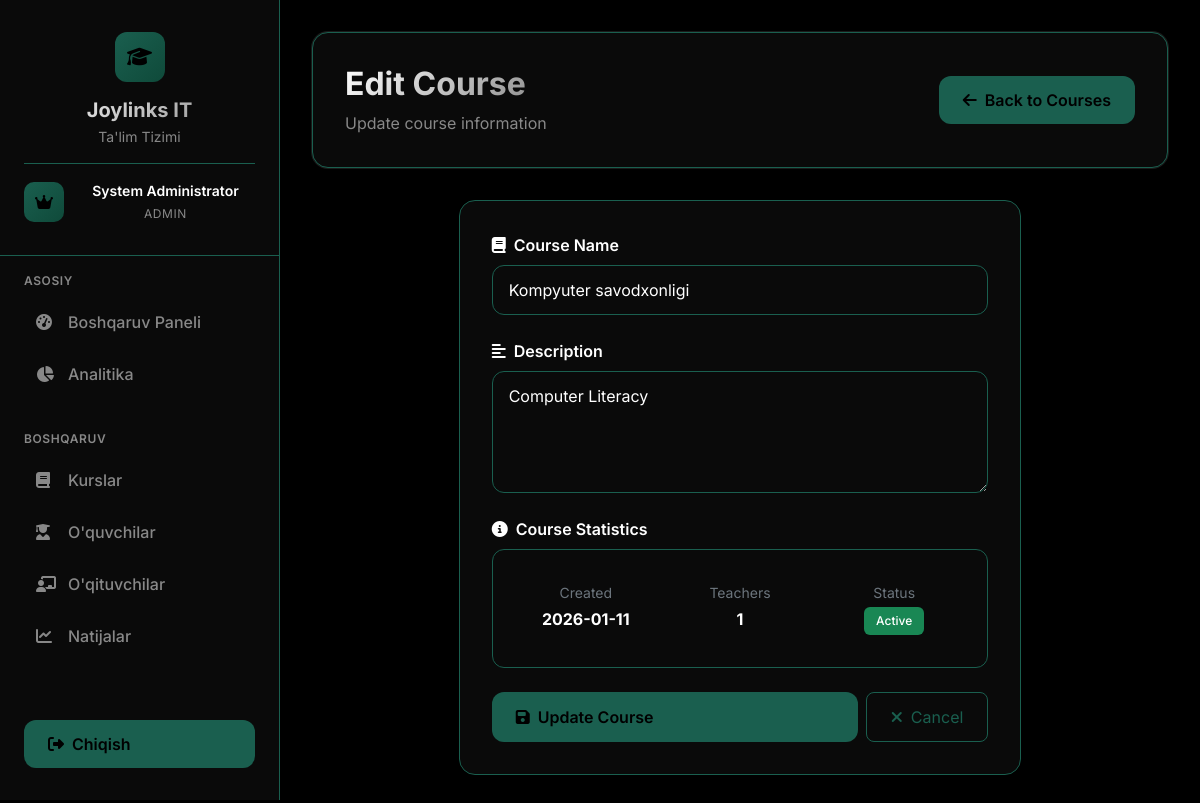
The page /admin/courses/edit/1 (signed in) on the database its author committed.
### app.py (models this page shows)
class User(UserMixin, db.Model):
    id = db.Column(db.Integer, primary_key=True)
    username = db.Column(db.String(80), unique=True, nullable=False)
    password_hash = db.Column(db.String(120), nullable=False)
    role = db.Column(db.String(20), nullable=False)  # admin, teacher, student
    full_name = db.Column(db.String(100), nullable=False)
    teacher_profile = db.relationship('Teacher', backref='user', uselist=False)
    student_profile = db.relationship('Student', backref='user', uselist=False)

class Course(db.Model):
    id = db.Column(db.Integer, primary_key=True)
    name = db.Column(db.String(100), nullable=False)
    description = db.Column(db.Text)
    created_at = db.Column(db.DateTime, default=datetime.utcnow)

### app.py (the view)
@app.route('/admin/courses/edit/<int:course_id>', methods=['GET', 'POST'])
@admin_required
def admin_edit_course(course_id):
    course = Course.query.get_or_404(course_id)
    if request.method == 'POST':
        course.name = request.form.get('name')
        course.description = request.form.get('description')
        db.session.commit()
        flash('Kurs muvaffaqiyatli yangilandi!', 'success')
        return redirect(url_for('admin_courses'))
    return render_template('admin/edit_course_modern.html', course=course)

### app.py (called while the page is built)
@login_manager.user_loader
def load_user(user_id):
    return User.query.get(int(user_id))

def admin_required(f):
    @wraps(f)
    def decorated_function(*args, **kwargs):
        if not current_user.is_authenticated or current_user.role != 'admin':
            flash('Kirish taqiqlangan. Admin huquqlari kerak.', 'danger')
            return redirect(url_for('login'))
        return f(*args, **kwargs)
    return decorated_function

### templates/admin/edit_course_modern.html (shortened to what this page needs)
{% extends "base_modern.html" %}
{% block content %}
<div class="page-header">
    <div class="d-flex justify-content-between align-items-center">
        <div>
            <h1 class="page-title">Edit Course</h1>
            <p class="page-subtitle">Update course information</p>
        </div>
        <div class="d-flex gap-2">
            <a href="{{ url_for('admin_courses') }}" class="btn-primary-custom">
                <i class="fas fa-arrow-left me-2"></i>Back to Courses
            </a>
        </div>
    </div>
</div>
<div class="row justify-content-center">
    <div class="col-lg-8">
        <div class="content-card">
            <form method="POST" class="modern-form">
                <div class="form-group mb-4">
                    <label for="name" class="form-label">
                        <i class="fas fa-book me-2"></i>Course Name
                    </label>
                    <input type="text" class="form-control" id="name" name="name" required
                           value="{{ course.name }}" placeholder="Enter course name">
                </div>
                <div class="form-group mb-4">
                    <label for="description" class="form-label">
                        <i class="fas fa-align-left me-2"></i>Description
                    </label>
                    <textarea class="form-control" id="description" name="description" rows="4"
                              placeholder="Enter course description">{{ course.description or '' }}</textarea>
                </div>
                <div class="form-group mb-4">
                    <label class="form-label">
                        <i class="fas fa-info-circle me-2"></i>Course Statistics
                    </label>
                    <div class="stats-preview">
                        <div class="row g-3">
                            <div class="col-md-4">
                                <div class="stat-item">
                                    <small class="text-secondary">Created</small>
                                    <strong>{{ course.created_at.strftime('%Y-%m-%d') if course.created_at else 'N/A' }}</strong>
                                </div>
                            </div>
                            <div class="col-md-4">
                                <div class="stat-item">
                                    <small class="text-secondary">Teachers</small>
                                    <strong>{{ course.teachers|length if course.teachers else 0 }}</strong>
                                </div>
                            </div>
                            <div class="col-md-4">
                                <div class="stat-item">
                                    <small class="text-secondary">Status</small>
                                    <span class="badge bg-success">Active</span>
                                </div>
                            </div>
                        </div>
                    </div>
                </div>
                <div class="d-flex gap-2">
                    <button type="submit" class="btn-primary-custom flex-fill">
                        <i class="fas fa-save me-2"></i>Update Course
                    </button>
                    <a href="{{ url_for('admin_courses') }}" class="btn btn-outline-light">
                        <i class="fas fa-times me-2"></i>Cancel
                    </a>
                </div>
            </form>
        </div>
    </div>
</div>
{% endblock %}

### templates/base_modern.html (shortened to what this page needs)
<!DOCTYPE html>
<html lang="uz">
<head>
    <link href="https://cdn.jsdelivr.net/npm/bootstrap@5.3.0/dist/css/bootstrap.min.css" rel="stylesheet">
    <link href="https://cdnjs.cloudflare.com/ajax/libs/font-awesome/6.4.0/css/all.min.css" rel="stylesheet">
</head>
<body>
    <aside class="sidebar" id="sidebar">
        <div class="sidebar-header">
            <div class="logo">
                <i class="fas fa-graduation-cap"></i>
            </div>
            <h3>Joylinks IT</h3>
            <p>Ta'lim Tizimi</p>
            {% if current_user.is_authenticated %}
            <div class="user-info">
                <div class="user-avatar">
                    {% if current_user.role == 'admin' %}
                    <i class="fas fa-crown"></i>
                    {% elif current_user.role == 'teacher' %}
                    <i class="fas fa-user-tie"></i>
                    {% elif current_user.role == 'student' %}
                    <i class="fas fa-user-graduate"></i>
                    {% endif %}
                </div>
                <div class="user-details">
                    <div class="user-name">{{ current_user.full_name }}</div>
                    <div class="user-role">
                        {% if current_user.role == 'admin' %}
                        Admin
                        {% elif current_user.role == 'teacher' %}
                        Ustoz
                        {% elif current_user.role == 'student' %}
                        O'quvchi
                        {% endif %}
                    </div>
                </div>
            </div>
            {% endif %}
        </div>
        <nav class="sidebar-nav">
            {% if current_user.role == 'admin' %}
            <div class="nav-section">
                <div class="nav-section-title">Asosiy</div>
                <a href="{{ url_for('admin_dashboard') }}"
                    class="nav-link {% if request.endpoint == 'admin_dashboard' %}active{% endif %}">
                    <i class="fas fa-tachometer-alt"></i>
                    <span>Boshqaruv Paneli</span>
                </a>
                <a href="{{ url_for('admin_analytics') }}"
                    class="nav-link {% if request.endpoint == 'admin_analytics' %}active{% endif %}">
                    <i class="fas fa-chart-pie"></i>
                    <span>Analitika</span>
                </a>
            </div>
            <div class="nav-section">
                <div class="nav-section-title">Boshqaruv</div>
                <a href="{{ url_for('admin_courses') }}"
                    class="nav-link {% if request.endpoint == 'admin_courses' %}active{% endif %}">
                    <i class="fas fa-book"></i>
                    <span>Kurslar</span>
                </a>
                <a href="{{ url_for('admin_students') }}"
                    class="nav-link {% if request.endpoint == 'admin_students' %}active{% endif %}">
                    <i class="fas fa-user-graduate"></i>
                    <span>O'quvchilar</span>
                </a>
                <a href="{{ url_for('admin_teachers') }}"
                    class="nav-link {% if request.endpoint == 'admin_teachers' %}active{% endif %}">
                    <i class="fas fa-chalkboard-teacher"></i>
                    <span>O'qituvchilar</span>
                </a>
                <a href="{{ url_for('admin_results') }}"
                    class="nav-link {% if request.endpoint == 'admin_results' %}active{% endif %}">
                    <i class="fas fa-chart-line"></i>
                    <span>Natijalar</span>
                </a>
            </div>
            {% endif %}
        </nav>
        <div class="logout-btn">
            <a href="{{ url_for('logout') }}" class="btn-primary-custom w-100">
                <i class="fas fa-sign-out-alt me-2"></i>
                Chiqish
            </a>
        </div>
    </aside>
    <main class="main-content">
        {% block content %}{% endblock %}
    </main>
</body>
</html>

### templates/base_modern.html (style rules this page uses)
:root { --bg-primary: #000000; --bg-secondary: #0a0a0a; --bg-card: #0a0a0a; --text-primary: #ffffff; --text-secondary: #888888; --accent: #1a5f4f; --accent-hover: #0f4a3a; --border: #1a5f4f; --sidebar-width: 280px; }
* { margin: 0; padding: 0; box-sizing: border-box; }
body { font-family: 'Inter', -apple-system, BlinkMacSystemFont, 'Segoe UI', sans-serif; background: var(--bg-primary); color: var(--text-primary); min-height: 100vh; overflow-x: hidden; }
.user-info { margin-top: 1rem; padding-top: 1rem; border-top: 1px solid var(--border); display: flex; align-items: center; gap: 0.75rem; }
.user-avatar { width: 40px; height: 40px; background: linear-gradient(135deg, var(--accent), var(--accent-hover)); border-radius: 10px; display: flex; align-items: center; justify-content: center; color: var(--bg-primary); }
.user-details { flex: 1; }
.user-name { font-size: 0.875rem; font-weight: 600; color: var(--text-primary); margin-bottom: 0.25rem; }
.user-role { font-size: 0.75rem; color: var(--text-secondary); text-transform: uppercase; letter-spacing: 0.05em; }
.sidebar { position: fixed; top: 0; left: 0; height: 100vh; width: var(--sidebar-width); background: var(--bg-card); border-right: 1px solid var(--border); z-index: 1000; transition: all 0.3s cubic-bezier(0.4, 0, 0.2, 1); overflow-y: auto; backdrop-filter: blur(20px); }
.sidebar-header { padding: 2rem 1.5rem; border-bottom: 1px solid var(--border); text-align: center; }
.logo { width: 50px; height: 50px; background: linear-gradient(135deg, var(--accent), var(--accent-hover)); border-radius: 12px; display: flex; align-items: center; justify-content: center; margin: 0 auto 1rem; }
.logo i { font-size: 1.25rem; color: var(--bg-primary); }
.sidebar-header h3 { font-size: 1.25rem; font-weight: 700; background: linear-gradient(135deg, var(--text-primary), var(--text-secondary)); -webkit-background-clip: text; -webkit-text-fill-color: transparent; background-clip: text; margin-bottom: 0.25rem; }
.sidebar-header p { color: var(--text-secondary); font-size: 0.875rem; margin: 0; }
.sidebar-nav { padding: 1rem 0; }
.nav-section { margin-bottom: 2rem; }
.nav-section-title { color: var(--text-secondary); font-size: 0.75rem; font-weight: 600; text-transform: uppercase; letter-spacing: 0.05em; padding: 0 1.5rem; margin-bottom: 0.5rem; }
.nav-link { display: flex; align-items: center; color: var(--text-secondary); text-decoration: none; padding: 0.75rem 1.5rem; margin: 0.25rem 0.75rem; border-radius: 12px; transition: all 0.3s cubic-bezier(0.4, 0, 0.2, 1); font-weight: 500; }
.nav-link i { width: 20px; margin-right: 12px; font-size: 1rem; }
.main-content { margin-left: var(--sidebar-width); padding: 2rem; min-height: 100vh; animation: fadeIn 0.8s ease-in; }
.page-header { background: var(--bg-card); border: 1px solid var(--border); border-radius: 16px; padding: 2rem; margin-bottom: 2rem; backdrop-filter: blur(20px); box-shadow: 0 0 0 1px rgba(255, 255, 255, 0.1); }
.page-title { font-size: 2rem; font-weight: 700; margin-bottom: 0.5rem; background: linear-gradient(135deg, var(--text-primary), var(--text-secondary)); -webkit-background-clip: text; -webkit-text-fill-color: transparent; background-clip: text; }
.page-subtitle { color: var(--text-secondary); font-size: 1rem; margin: 0; }
.btn-primary-custom { background: var(--accent); color: var(--bg-primary); border: none; border-radius: 12px; padding: 0.75rem 1.5rem; font-weight: 600; transition: all 0.3s cubic-bezier(0.4, 0, 0.2, 1); text-decoration: none; display: inline-flex; align-items: center; position: relative; overflow: hidden; }
.btn-primary-custom::before { content: ''; position: absolute; top: 0; left: -100%; width: 100%; height: 100%; background: linear-gradient(90deg, transparent, rgba(255, 255, 255, 0.2), transparent); transition: left 0.5s; }
.content-card { background: var(--bg-card); border: 1px solid var(--border); border-radius: 16px; padding: 2rem; margin-bottom: 2rem; backdrop-filter: blur(20px); animation: slideUp 0.6s ease-out; }
.logout-btn { position: absolute; bottom: 2rem; left: 1.5rem; right: 1.5rem; }

### rows shown on the page
User: full_name "System Administrator"
Course: name "Kompyuter savodxonligi", description "Computer Literacy", created_at "2026-01-11"

### other values the page prints
{{ course.teachers|length if course.teachers else 0 }} "1"
